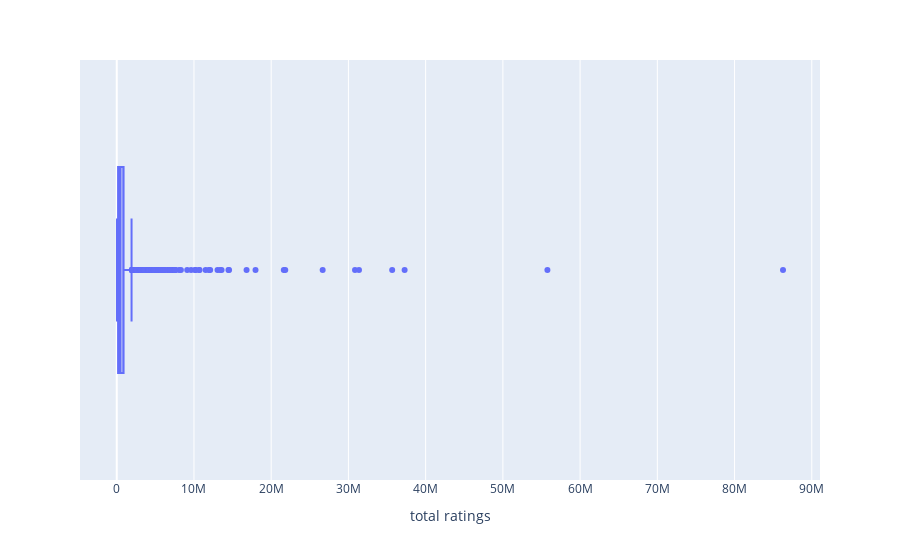

Write notebook code for a chart like this one.
### Code cell
fig = px.histogram(data,x='total ratings',title='Total rating of the games')
 
fig.update_layout(
  xaxis_title_text ='Total ratings',
  yaxis_title_text = 'Count',
  bargap = 0.2
)
out_fig = px.box(data,x='total ratings', hover_data=data[['title','category']])
out_fig.update_traces(quartilemethod='inclusive')

### Figure 1 — Plotly figure (JSON) as saved in the notebook; plotly's stock layout.template omitted (floating-point values rounded to 4 significant figures; data arrays with more than 128 entries replaced by an {"elided": "..."} marker saying what was removed)
{"data": [{"alignmentgroup": "True", "customdata": {"elided": "1730x2 str values"}, "hovertemplate": "total ratings=%{x}<br>title=%{customdata[0]}<br>category=%{customdata[1]}<extra></extra>", "legendgroup": "", "marker": {"color": "#636efa"}, "name": "", "notched": false, "offsetgroup": "", "orientation": "h", "quartilemethod": "inclusive", "showlegend": false, "type": "box", "x": {"elided": "1730 int values"}, "x0": " ", "xaxis": "x", "y0": " ", "yaxis": "y"}], "layout": {"boxmode": "group", "legend": {"tracegroupgap": 0}, "margin": {"t": 60}, "xaxis": {"anchor": "y", "domain": [0, 1], "title": {"text": "total ratings"}}, "yaxis": {"anchor": "x", "domain": [0, 1]}}}
